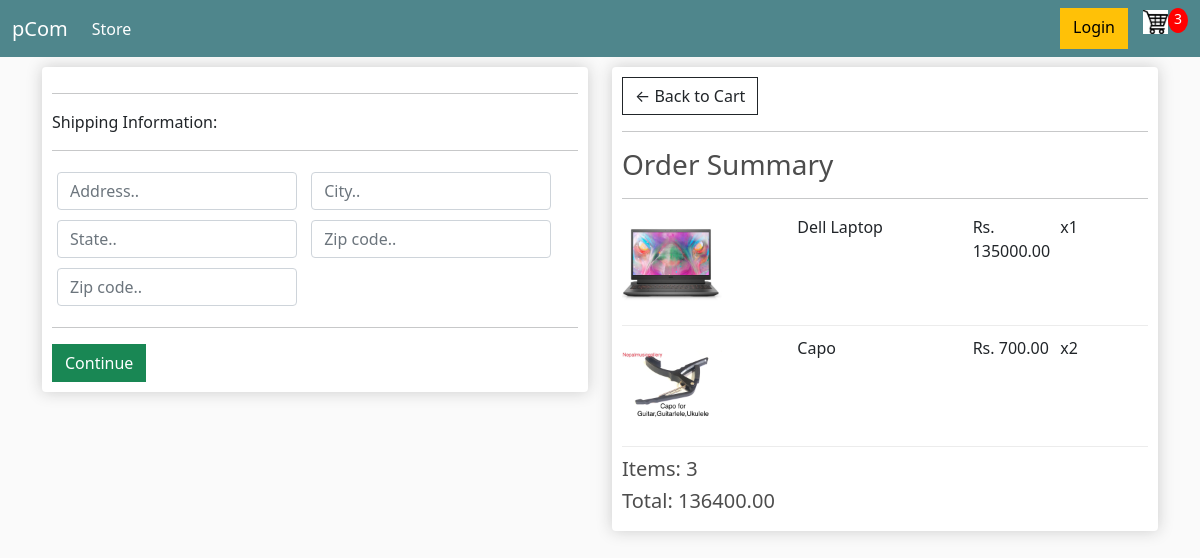
Before: /checkout/ (signed in) with the older database file.
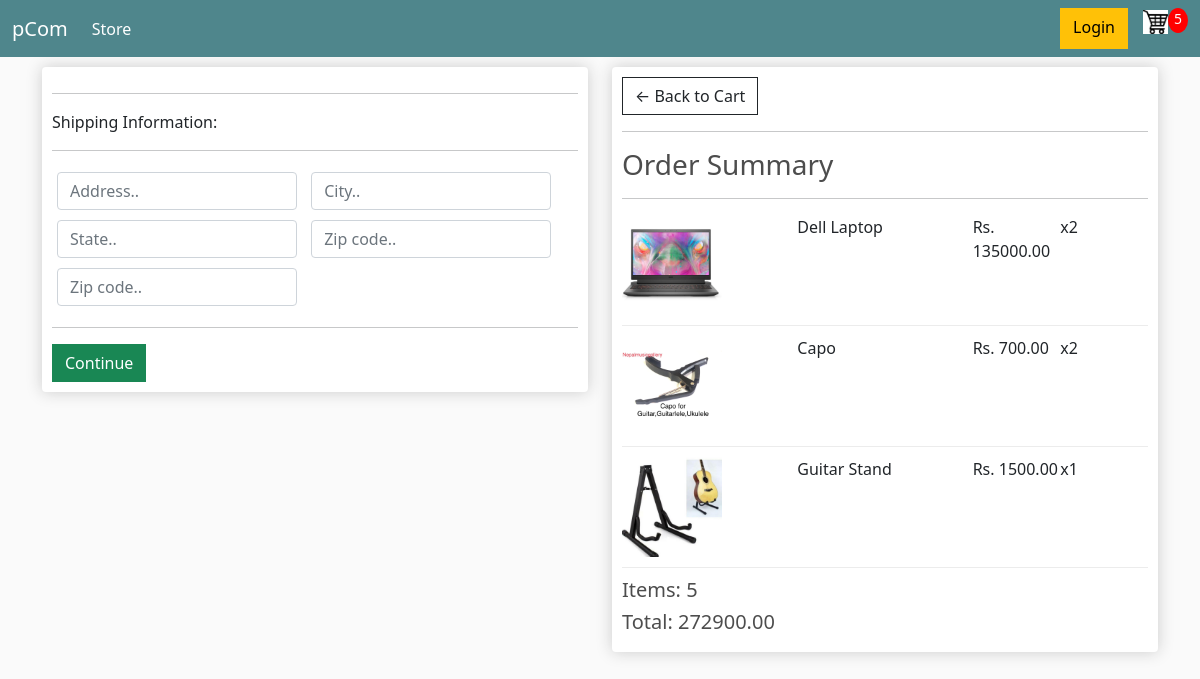
After: the same page with the newer database file.
### store/models.py (models this page shows, shortened)
class OrderItem(models.Model):
    product = models.ForeignKey(Product, on_delete=models.SET_NULL, null=True)
    order = models.ForeignKey(Order, on_delete=models.SET_NULL, null=True)
    quantity = models.IntegerField(default=0, null=True, blank=True)
    date_added = models.DateTimeField(auto_now_add=True)
    @property
    def get_total(self):
        total = self.product.price * self.quantity
        return total

class Product(models.Model):
    name = models.CharField(max_length=200)
    price = models.DecimalField(max_digits=8, decimal_places=2)
    digital = models.BooleanField(default=False, null=True, blank=True)
    direct_link = models.CharField(max_length=300, null=True, blank=True)
    image = models.ImageField(null=True, blank=True)
    @property
    def imageURL(self):
        try:
            url = self.image.url
        except:
            url = ''
        return url

class Order(models.Model):
    customer = models.ForeignKey(Customer, on_delete=models.SET_NULL, null=True, blank=True)
    date_ordered = models.DateTimeField(auto_now_add=True)
    complete = models.BooleanField(default=False)
    transaction_id = models.CharField(max_length=100, null=True)
    @property
    def get_cart_total(self):
        orderitems = self.orderitem_set.all()
        total = sum([item.get_total for item in orderitems])
        return total
    @property
    def get_cart_items(self):
        orderitems = self.orderitem_set.all()
        total = sum([item.quantity for item in orderitems])
        return total
    @property
    def shipping(self):
        shipping = False
        orderitems = self.orderitem_set.all()
        for i in orderitems:
            if i.product.digital == False:
                shipping = True
        return shipping

### store/views.py (the view)
# urls.py: path('checkout/', views.checkout, name="checkout"),
def checkout(request):
    data = cartData(request)
    cartItems = data['cartItems']
    order = data['order']
    items = data['items']
    context = {'items': items, 'order': order, 'cartItems': cartItems}
    return render(request, 'store/Checkout.html', context)

### store/utils.py (called while the page is built)
def cartData(request):
    if request.user.is_authenticated:
        customer = request.user.customer
        order, customer = Order.objects.get_or_create(
            customer=customer, complete=False)
        items = order.orderitem_set.all()
        cartItems = order.get_cart_items
    else:
        cookieData = cookieCart(request)
        cartItems = cookieData['cartItems']
        order = cookieData['order']
        items = cookieData['items']
    return {'cartItems': cartItems, 'order': order, 'items': items}

### store/templates/store/Checkout.html (shortened to what this page needs)
{% extends 'store/Main.html' %}
{% load static %}
{% block content %}
<div class="row">
	<div class="col-lg-6">
		<div class="box-element" id="form-wrapper">
			<form id="form">
				<div id="shipping-info">
					<hr>
					<p>Shipping Information:</p>
					<hr>
					<div class="form-field">
						<input class="form-control" type="text" name="address" placeholder="Address..">
					</div>
					<div class="form-field">
						<input class="form-control" type="text" name="city" placeholder="City..">
					</div>
					<div class="form-field">
						<input class="form-control" type="text" name="state" placeholder="State..">
					</div>
					<div class="form-field">
						<input class="form-control" type="text" name="zipcode" placeholder="Zip code..">
					</div>
					<div class="form-field">
						<input class="form-control" type="text" name="country" placeholder="Zip code..">
					</div>
				</div>
				<hr>
				<input id="form-button" class="btn btn-success btn-block" type="submit" value="Continue">
			</form>
		</div>
		<br>
	</div>
	<div class="col-lg-6">
		<div class="box-element">
			<a class="btn btn-outline-dark" href="{% url 'cart' %}">&#x2190; Back to Cart</a>
			<hr>
			<h3>Order Summary</h3>
			<hr>
			{% for item in items %}
			<div class="cart-row">
				<div style="flex:2"><img class="row-image" src="{{ item.product.imageURL }}"></div>
				<div style="flex:2">
					<p>{{item.product.name}}</p>
				</div>
				<div style="flex:1">
					<p>Rs. {{item.product.price|floatformat:2}}</p>
				</div>
				<div style="flex:1">
					<p>x{{item.quantity}}</p>
				</div>
			</div>
			{% endfor %}
			<h5>Items: {{order.get_cart_items}}</h5>
			<h5>Total: {{order.get_cart_total}}</h5>
		</div>
	</div>
</div>
{% endblock content %}

Changed rows visible on the page:
changed OrderItem "Dell Laptop": quantity "1" → "2"
added OrderItem: product.imageURL (picture), product.name "Guitar Stand", product.price "1500.00", quantity "1"
changed through a linked row, Order: get_cart_items "3" → "5"; get_cart_total "136400.00" → "272900.00"
Other visible differences:
{{ cartItems }}: "3" → "5"
